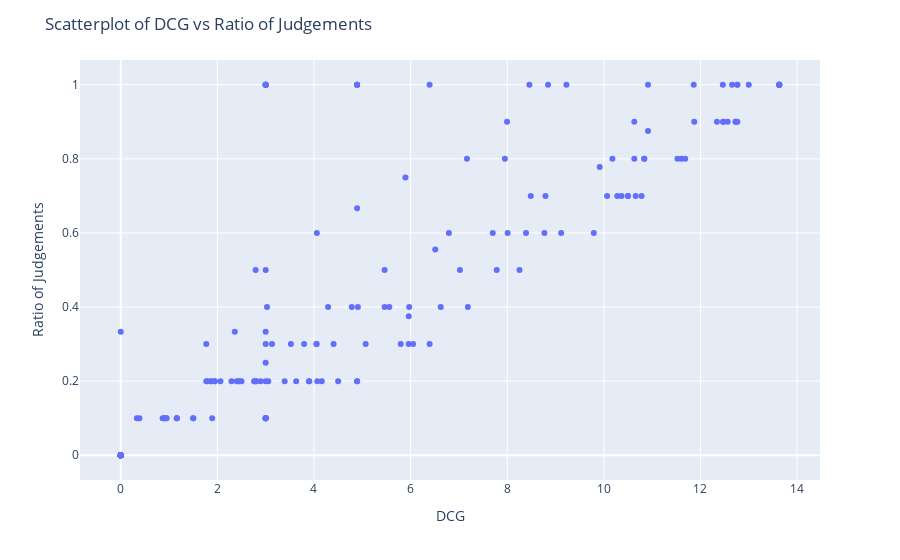

The notebook cell saved with this chart:
### Code cell
pio.renderers.default = 'plotly_mimetype'
fig = px.scatter(df_pivot, 
                 x='dcg', y='ratio_of_ratings', 
                 hover_data={'query': True},  # Show query on hover
                 labels={'dcg': 'DCG', 'ratio_of_ratings': 'Ratio of Judgements'})

# Customize the layout
fig.update_layout(title="Scatterplot of DCG vs Ratio of Judgements",
                  xaxis_title="DCG",
                  yaxis_title="Ratio of Judgements",
                  hovermode="closest")

# Show the plot
fig.show()

### Figure 1 — Plotly figure (JSON) as saved in the notebook; plotly's stock layout.template omitted (floating-point values rounded to 4 significant figures; data arrays with more than 128 entries replaced by an {"elided": "..."} marker saying what was removed)
{"data": [{"customdata": {"elided": "220x1 str values"}, "hovertemplate": "DCG=%{x}<br>Ratio of Judgements=%{y}<br>query=%{customdata[0]}<extra></extra>", "legendgroup": "", "marker": {"color": "#636efa", "symbol": "circle"}, "mode": "markers", "name": "", "orientation": "v", "showlegend": false, "type": "scatter", "x": {"elided": "220 float values"}, "xaxis": "x", "y": {"elided": "220 float values"}, "yaxis": "y"}], "layout": {"autosize": true, "hovermode": "closest", "legend": {"tracegroupgap": 0}, "margin": {"t": 60}, "title": {"text": "Scatterplot of DCG vs Ratio of Judgements"}, "xaxis": {"anchor": "y", "autorange": true, "domain": [0, 1], "range": [-0.8237, 14.45], "title": {"text": "DCG"}, "type": "linear"}, "yaxis": {"anchor": "x", "autorange": true, "domain": [0, 1], "range": [-0.07743, 1.077], "title": {"text": "Ratio of Judgements"}, "type": "linear"}}}
